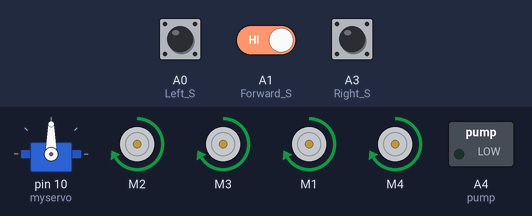
Recording of a sketch running on a simulated Arduino Uno, built with avr-gcc and run on an emulated ATmega328P. Shown: servo, 4 × DC motor (green arrow = forward, orange = backward, longer = faster), switched loads named in the sketch (green lamp = pin HIGH). Inputs (shaded band) come from the test bench; at power-on: A1 (Forward_S) HIGH, A0 (Left_S) HIGH, A3 (Right_S) HIGH.

Above: at 6.6 s.
6.7 s: A1 (Forward_S) driven LOW
At 7.11 s:
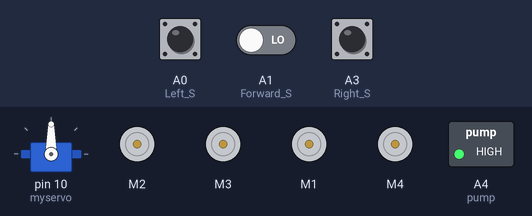
13.5 s: A0 (Left_S) pulled LOW for 3 s
At 13.88 s:
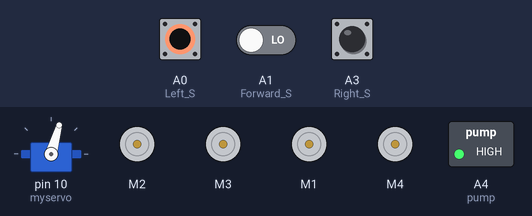
Timing chart, 0 to 24.0 s (numbered marks = the images above; inputs shaded):
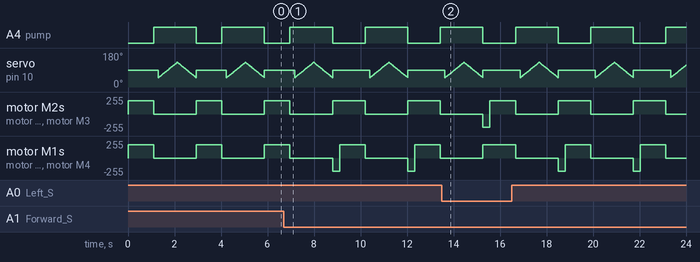

The sketch:

Fire_Fighting_Robot.ino
```cpp
#include <Servo.h>
#include <AFMotor.h> // Include the AFMotor library

AF_DCMotor FR(1);  // Front right motor
AF_DCMotor FL(2);  // Front left motor
AF_DCMotor BL(3);  // Back left motor
AF_DCMotor BR(4);  // Back right motor
Servo myservo;

int pos = 0;
boolean fire = false;

/*-------defining Inputs as Analog Pins used as Digital Pins------*/
#define Left_S A0     // left sensor (Analog pin A0)
#define Forward_S A1  // forward sensor (Analog pin A1)
#define Right_S A3    // right sensor (Analog pin A3)

/*-------defining Outputs------*/
#define pump A4

void setup()
{
  pinMode(Left_S, INPUT);
  pinMode(Right_S, INPUT);
  pinMode(Forward_S, INPUT);
  pinMode(pump, OUTPUT);
  myservo.attach(10);
  myservo.write(90);
}

void put_off_fire()
{
  delay(800);

  FL.setSpeed(200);
  BL.setSpeed(200);
  FR.setSpeed(200);
  BR.setSpeed(200);

  FL.run(RELEASE);
  BL.run(RELEASE);
  FR.run(RELEASE);
  BR.run(RELEASE);

  digitalWrite(pump, HIGH);
  delay(200);

  for (pos = 50; pos <= 130; pos += 1)
  {
    myservo.write(pos);
    delay(10);
  }
  for (pos = 130; pos >= 50; pos -= 1)
  {
    myservo.write(pos);
    delay(10);
  }

  digitalWrite(pump, LOW);
  myservo.write(90);

  fire = false;
}

void loop()
{
  myservo.write(90); //Sweep_Servo();

  if (digitalRead(Left_S) == LOW && digitalRead(Right_S) == LOW && digitalRead(Forward_S) == LOW)
  {
    // If Fire not detected all sensors are LOW, do not move the robot
    FL.setSpeed(0);
    BL.setSpeed(0);
    FR.setSpeed(0);
    BR.setSpeed(0);
    FL.run(RELEASE);
    BL.run(RELEASE);
    FR.run(RELEASE);
    BR.run(RELEASE);
  }
  else if (digitalRead(Forward_S) == HIGH)
  {
    // If Fire is straight ahead, move the robot forward
    FL.setSpeed(200);
    BL.setSpeed(200);
    FR.setSpeed(200);
    BR.setSpeed(200);
    FL.run(FORWARD);
    BL.run(FORWARD);
    FR.run(FORWARD);
    BR.run(FORWARD);

    fire = true;
  }
  else if (digitalRead(Left_S) == HIGH)
  {
    // If Fire is to the left, move the robot left
    FL.setSpeed(200);
    BL.setSpeed(200);
    FR.setSpeed(200);
    BR.setSpeed(200);
    FL.run(FORWARD);
    BL.run(FORWARD);
    FR.run(BACKWARD);
    BR.run(BACKWARD);
    delay(300);
    FL.run(FORWARD);
    BL.run(FORWARD);
    FR.run(FORWARD);
    BR.run(FORWARD);
    fire = true;

  }
  else if (digitalRead(Right_S) == HIGH)
  {
    // If Fire is to the right, move the robot right
    FL.setSpeed(200);
    BL.setSpeed(200);
    FR.setSpeed(200);
    BR.setSpeed(200);
    FL.run(BACKWARD);
    BL.run(BACKWARD);
    FR.run(FORWARD);
    BR.run(FORWARD);
    delay(300);
    FL.run(FORWARD);
    BL.run(FORWARD);
    FR.run(FORWARD);
    BR.run(FORWARD);
    fire = true;
  }

  delay(300); // Slow down the speed of the robot

  while (fire == true)
  {
    put_off_fire();
  }
}
```

Measured:
- by itself, A4 (pump): alternates HIGH for 1.8 s and LOW for 1.4 s
- by itself, motor M1, motor M4: repeats every 3.2 s: stopped 1.8 s, backward 200/255 0.30 s, forward 200/255 1.1 s
